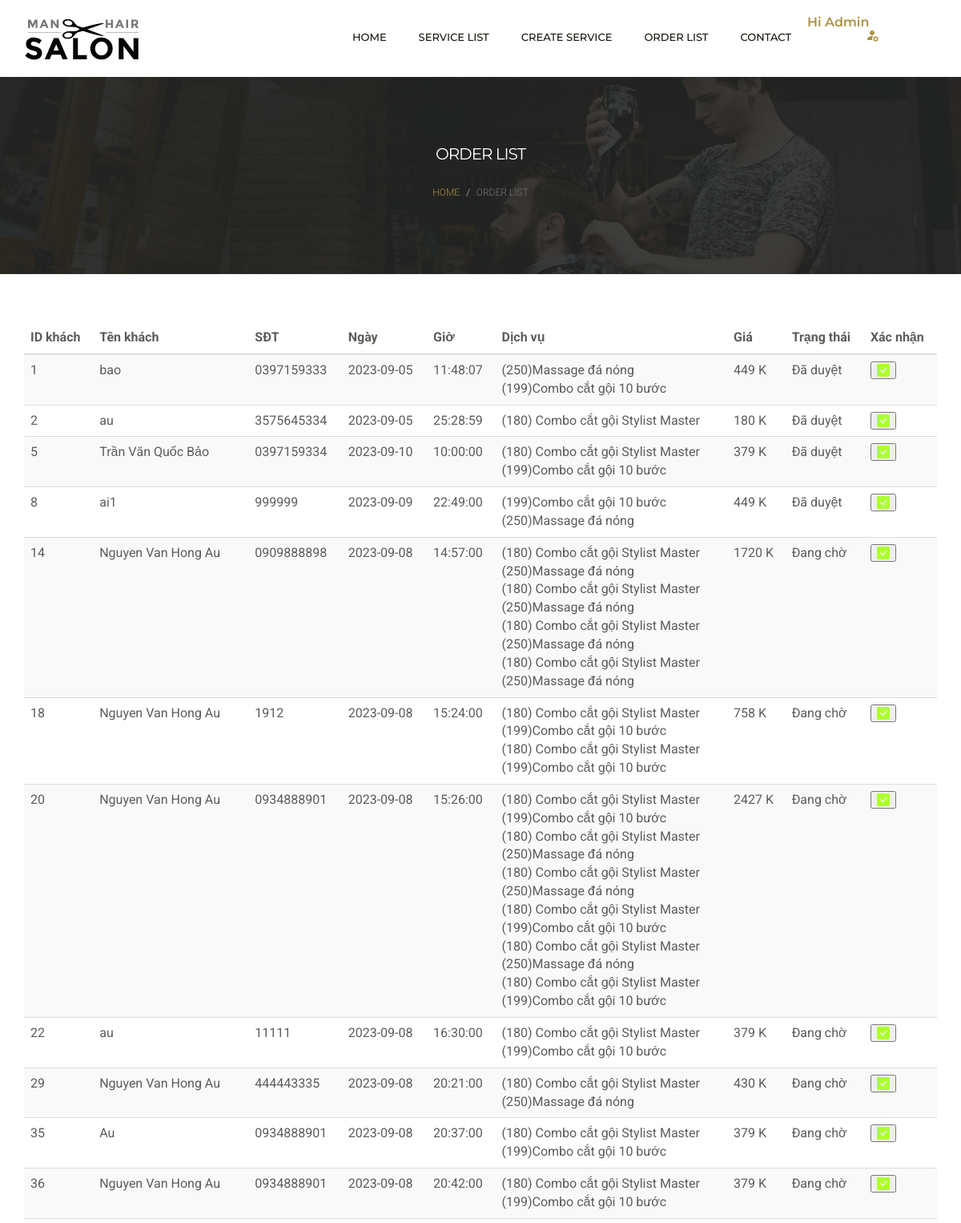
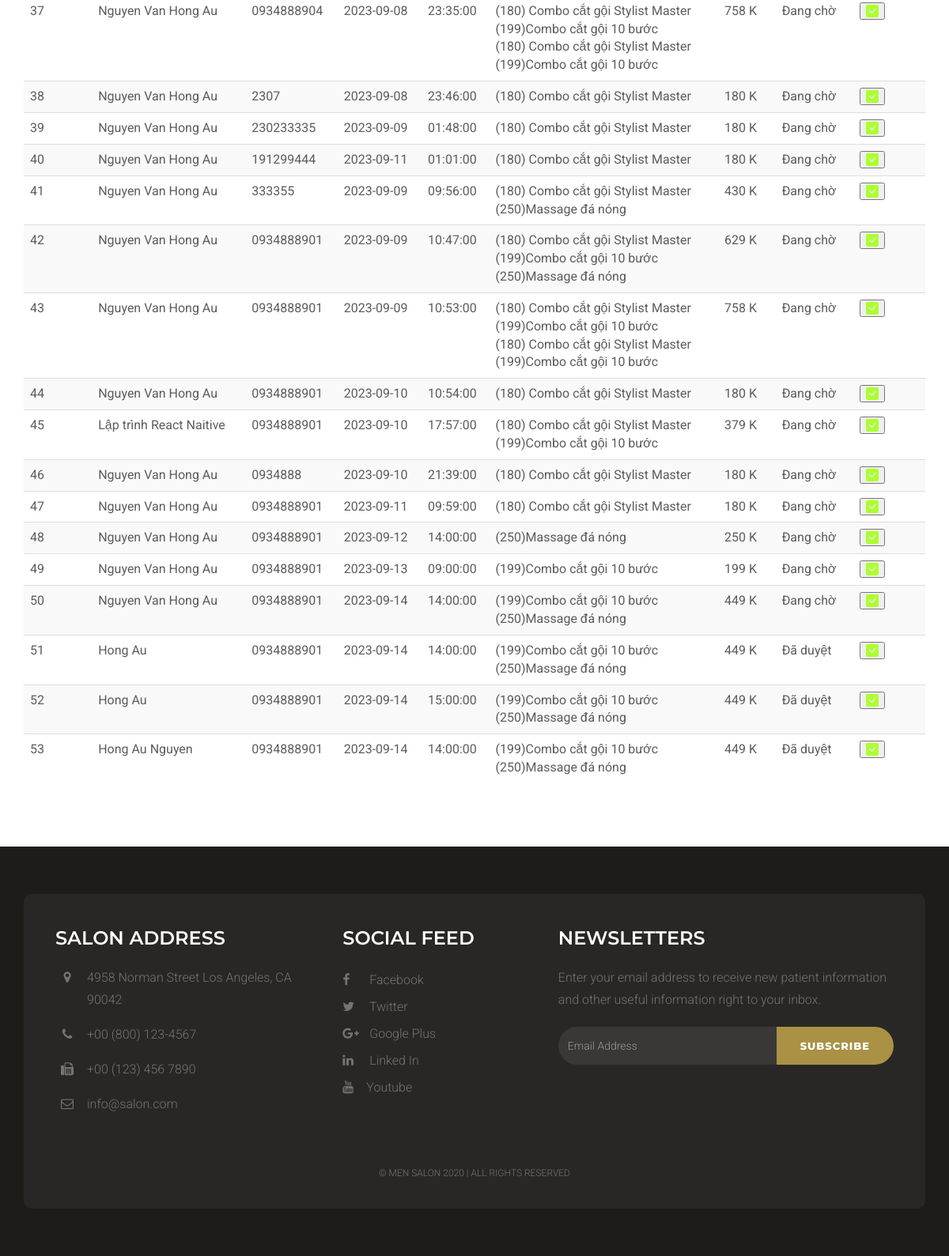
The app's page /admin/order-list.php with its own data (2 pictures, top to bottom).
### tables this page shows
CREATE TABLE `booking` (
  `id` int(15) NOT NULL,
  `name` varchar(100) DEFAULT NULL,
  `phone_number` varchar(10) NOT NULL,
  `date_booking` date NOT NULL,
  `time_booking` time NOT NULL,
  `status` varchar(255) DEFAULT NULL,
  `gmail` varchar(100) NOT NULL
);

### admin/order-list.php (the view, shortened to what this page needs)
<?php
require_once('../model/connect.php');
?>
<!DOCTYPE html>
<html lang="en">
<head>
    <link href="../css/bootstrap.min.css" rel="stylesheet">
    <link rel="stylesheet" href="https://cdn.jsdelivr.net/npm/bootstrap-icons@1.10.5/font/bootstrap-icons.css">
    <link href="../css/font-awesome.min.css" rel="stylesheet">
    <link href="../css/style.css" rel="stylesheet">
</head>
<body>
    <div class="header">
        <div class="container">
            <div class="row">
                <div class="col-lg-4 col-md-4 col-sm-12 col-xs-12">
                    <a href="../index.php"><img src="../images/logo.png" alt=""></a>
                </div>
                <div class="col-lg-8 col-md-4 col-sm-12 col-xs-12">
                    <div class="navigation">
                        <div id="navigation">
                        <ul>
                                <li class="active"><a href="../index.php" title="Home">Home</a></li>
                                <li ><a href="all-product.php" title="Service List">Service List</a>
                                </li>
                                <li ><a href="form.php" title="Blog ">Create Service</a>
                                </li>
                                <li><a href="#" title="Features">Order List</a>
                                </li>
                                <li><a href="contact.html" title="Contact Us">Contact</a> </li>
                                <a style="font-weight: 600;" href=""> Hi Admin <br> <center><i class="bi bi-person-fill-gear"></i></center>  </a>
                            </ul>
                        </div>
                    </div>
                </div>
            </div>
        </div>
    </div>
    <div class="page-header">
        <div class="container">
            <div class="row">
                <div class="col-lg-12 col-md-12 col-sm-12 col-xs-12">
                    <div class="page-caption">
                        <h2 class="page-title">Order List </h2>
                        <div class="page-breadcrumb">
                            <ol class="breadcrumb">
                                <li><a href="index.php">Home</a></li>
                                <li class="active">order list </li>
                            </ol>
                        </div>
                    </div>
                </div>
            </div>
        </div>
    </div>
    <div class="content">
        <div class="container">
            <table class="table table-striped">
                <thead>
                    <tr>
                        <th scope="col">ID khách</th>
                        <th scope="col">Tên khách</th>
                        <th scope="col">SĐT</th>
                        <th scope="col">Ngày</th>
                        <th scope="col">Giờ</th>
                        <th scope="col">Dịch vụ</th>
                        <th scope="col">Giá</th>
                        <th scope="col">Trạng thái</th>
                        <th scope="col">Xác nhận</th>
                    </tr>
                </thead>
                <tbody>
                    <?php
                    $sql = "SELECT booking.id as bk_id, booking.name as booking_name,booking.phone_number,
                                    booking.date_booking,booking.time_booking, booking.status, service.name, service.price
                                FROM booking_service
                                JOIN booking on booking_service.id_booking = booking.id
                                JOIN service on booking_service.id_service = service.id ";
                    $result = mysqli_query($conn, $sql);
                    $bookings = [];
                    while ($kq = mysqli_fetch_assoc($result)) {
                        $booking = null;
                        $i = 0;
                        foreach ($bookings as $key => $value) {
                            if ($kq['bk_id'] == $value['bk_id']) {
                                $booking = $value;
                                $i = $key;
                                break;
                            }
                        }
                        if (!isset($booking)) {
                            $bk = array(
                                'bk_id' => $kq['bk_id'],
                                'booking_name' => $kq['booking_name'],
                                'phone_number' => $kq['phone_number'],
                                'date_booking' => $kq['date_booking'],
                                'time_booking' => $kq['time_booking'],
                                'status' => $kq['status'],
                                'services' => [
                                    array(
                                        'name' => $kq['name'],
                                        'price' => $kq['price']
                                    )
                                ]
                            );
                            array_push($bookings, $bk);
                        } else {
                            $newService = array(
                                'name' => $kq['name'],
                                'price' => $kq['price']
                            );
                            array_push($bookings[$i]['services'], $newService);
                        }
                    }
                    ?>
                    <?php
                    foreach ($bookings as $booking) {
                    ?>
                        <tr>
                            <td><?php echo $booking['bk_id'] ?></td>
                            <td><?php echo $booking['booking_name'] ?></td>
                            <td><?php echo $booking['phone_number'] ?></td>
                            <td><?php echo $booking['date_booking'] ?></td>
                            <td><?php echo $booking['time_booking'] ?></td>
                            <td>
                                <?php
                                foreach ($booking['services'] as $service) {
                                    echo '(' . $service['price'] . ')';
                                    echo $service['name'] . '<br>';
                                }
                                ?>
                            </td>
                            <?php
                            $totalPrice = 0;
                            foreach ($booking['services'] as $service) {
                                $totalPrice += $service['price'];
                            }
                            ?>
                            <td><?php echo $totalPrice ?> K</td>
                            <td><?php echo $booking['status'] ?></td>
                            <td><a href="confirm-status.php?id=<?php echo $booking['bk_id']; ?>"><button><i style="color: greenyellow;" class="bi bi-check-square-fill"></i></button></a></td>
                        </tr>
                    <?php
                    }
                    ?>
                </tbody>
            </table>
        </div>
    </div>
    <div class="footer">
        <div class="container">
            <div class="footer-block">
                <div class="row">
                    <div class="col-lg-4 col-md-4 col-sm-6 col-xs-12">
                        <div class="footer-widget">
                            <h2 class="widget-title">Salon Address</h2>
                            <ul class="listnone contact">
                                <li><i class="fa fa-map-marker"></i> 4958 Norman Street Los Angeles, CA 90042 </li>
                                <li><i class="fa fa-phone"></i> +00 (800) 123-4567</li>
                                <li><i class="fa fa-fax"></i> +00 (123) 456 7890</li>
                                <li><i class="fa fa-envelope-o"></i> info@salon.com</li>
                            </ul>
                        </div>
                    </div>
                    <div class="col-lg-3 col-md-3 col-sm-6 col-xs-12">
                        <div class="footer-widget footer-social">
                            <h2 class="widget-title">Social Feed</h2>
                            <ul class="listnone">
                                <li>
                                    <a href="#"> <i class="fa fa-facebook"></i> Facebook </a>
                                </li>
                                <li><a href="#"><i class="fa fa-twitter"></i> Twitter</a></li>
                                <li><a href="#"><i class="fa fa-google-plus"></i> Google Plus</a></li>
                                <li><a href="#"><i class="fa fa-linkedin"></i> Linked In</a></li>
                                <li>
                                    <a href="#"> <i class="fa fa-youtube"></i>Youtube</a>
                                </li>
                            </ul>
                        </div>
                    </div>
                    <div class="col-lg-5 col-md-5 col-sm-12 col-xs-12">
                        <div class="footer-widget widget-newsletter">
                            <h2 class="widget-title">Newsletters</h2>
                            <p>Enter your email address to receive new patient information and other useful information right to your inbox.</p>
                            <div class="input-group">
                                <input type="text" class="form-control" placeholder="Email Address">
                                <span class="input-group-btn">
                                    <button class="btn btn-default" type="button">Subscribe</button>
                                </span>
                            </div>
                        </div>
                    </div>
                </div>
                <div class="tiny-footer">
                    <div class="row">
                        <div class="col-lg-12 col-md-12 col-sm-12 col-xs-12">
                            <div class="copyright-content">
                                <p>© Men Salon 2020 | all rights reserved</p>
                            </div>
                        </div>
                    </div>
                </div>
            </div>
        </div>
    </div>
</body>
</html>

### records on screen
booking: id "2", name "au", phone_number "3575645334", date_booking "2023-09-05", time_booking "25:28:59", price "180", name "Combo cắt gội Stylist Master", totalPrice "180", status "Đã duyệt"
booking: id "38", name "Nguyen Van Hong Au", phone_number "2307", date_booking "2023-09-08", time_booking "23:46:00", price "180", name "Combo cắt gội Stylist Master", totalPrice "180", status "Đang chờ"
booking: id "39", name "Nguyen Van Hong Au", phone_number "230233335", date_booking "2023-09-09", time_booking "01:48:00", price "180", name "Combo cắt gội Stylist Master", totalPrice "180", status "Đang chờ"
booking: id "40", name "Nguyen Van Hong Au", phone_number "191299444", date_booking "2023-09-11", time_booking "01:01:00", price "180", name "Combo cắt gội Stylist Master", totalPrice "180", status "Đang chờ"
booking: id "44", name "Nguyen Van Hong Au", phone_number "0934888901", date_booking "2023-09-10", time_booking "10:54:00", price "180", name "Combo cắt gội Stylist Master", totalPrice "180", status "Đang chờ"
booking: id "46", name "Nguyen Van Hong Au", phone_number "0934888", date_booking "2023-09-10", time_booking "21:39:00", price "180", name "Combo cắt gội Stylist Master", totalPrice "180", status "Đang chờ"
booking: id "47", name "Nguyen Van Hong Au", phone_number "0934888901", date_booking "2023-09-11", time_booking "09:59:00", price "180", name "Combo cắt gội Stylist Master", totalPrice "180", status "Đang chờ"
booking: id "48", name "Nguyen Van Hong Au", phone_number "0934888901", date_booking "2023-09-12", time_booking "14:00:00", price "250", name "Massage đá nóng", totalPrice "250", status "Đang chờ"
booking: id "49", name "Nguyen Van Hong Au", phone_number "0934888901", date_booking "2023-09-13", time_booking "09:00:00", price "199", name "Combo cắt gội 10 bước", totalPrice "199", status "Đang chờ"

### other values on screen
$booking['bk_id'] "1"
$booking['booking_name'] "bao"
$booking['phone_number'] "0397159333"
$booking['date_booking'] "2023-09-05"
$booking['time_booking'] "11:48:07"
$service['price'] "250"
$service['name'] "Massage đá nóng"
$service['price'] "199"
$service['name'] "Combo cắt gội 10 bước"
$totalPrice "449"
$booking['status'] "Đã duyệt"
$booking['bk_id'] "5"
$booking['booking_name'] "Trần Văn Quốc Bảo"
$booking['phone_number'] "0397159334"
$booking['date_booking'] "2023-09-10"
